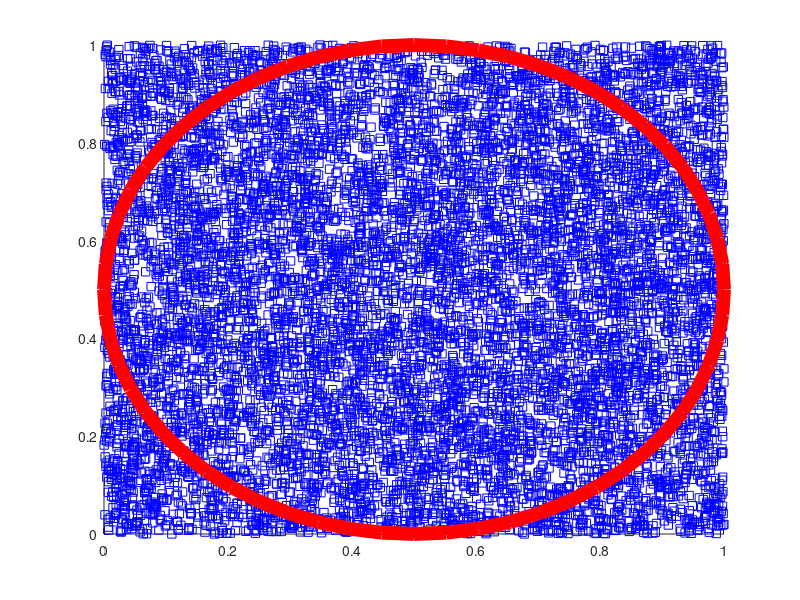

MATLAB code to generate this figure:
clear all
hold on

n = 10000;
m = 0;

rand('twister' ,0);
for i = 1:n
x(i) = rand();
y(i) = rand();

if x(i)^2 + y(i)^2 <= 1
m = m + 1;
end
end

p = plot(x, y, 'bs');
rectangle('Curvature', [1, 1], 'EdgeColor', 'r', 'LineWidth', 10);

saveas(p, 'hoge.jpg', 'jpg');

quit
